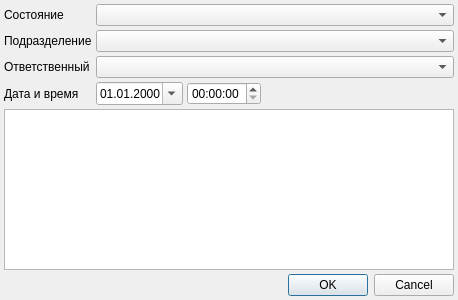
<?xml version="1.0" encoding="UTF-8"?>
<ui version="4.0">
 <class>CloseWorkForGroupDialog</class>
 <widget class="QDialog" name="CloseWorkForGroupDialog">
  <property name="geometry">
   <rect>
    <x>0</x>
    <y>0</y>
    <width>458</width>
    <height>300</height>
   </rect>
  </property>
  <property name="windowTitle">
   <string>Закрыть работу для группы</string>
  </property>
  <layout class="QGridLayout" name="gridLayout">
   <property name="margin">
    <number>4</number>
   </property>
   <property name="spacing">
    <number>4</number>
   </property>
   <item row="4" column="0" colspan="4">
    <widget class="CTableView" name="tblActionType"/>
   </item>
   <item row="5" column="3">
    <widget class="QDialogButtonBox" name="buttonBox">
     <property name="orientation">
      <enum>Qt::Horizontal</enum>
     </property>
     <property name="standardButtons">
      <set>QDialogButtonBox::Cancel|QDialogButtonBox::Ok</set>
     </property>
    </widget>
   </item>
   <item row="3" column="1">
    <widget class="CDateEdit" name="edtExecDate">
     <property name="displayFormat">
      <string>dd.MM.yyyy</string>
     </property>
     <property name="calendarPopup">
      <bool>true</bool>
     </property>
    </widget>
   </item>
   <item row="0" column="1" colspan="3">
    <widget class="CJobTicketStatusComboBox" name="cmbStatus"/>
   </item>
   <item row="0" column="0">
    <widget class="QLabel" name="lblStatus">
     <property name="text">
      <string>Состояние</string>
     </property>
    </widget>
   </item>
   <item row="2" column="0">
    <widget class="QLabel" name="lblPerson">
     <property name="text">
      <string>Ответственный</string>
     </property>
    </widget>
   </item>
   <item row="3" column="0">
    <widget class="QLabel" name="lblExecDateTime">
     <property name="text">
      <string>Дата и время</string>
     </property>
    </widget>
   </item>
   <item row="3" column="2">
    <widget class="QTimeEdit" name="edtExecTime"/>
   </item>
   <item row="2" column="1" colspan="3">
    <widget class="CPersonComboBoxEx" name="cmbPerson"/>
   </item>
   <item row="3" column="3">
    <spacer name="horizontalSpacer">
     <property name="orientation">
      <enum>Qt::Horizontal</enum>
     </property>
     <property name="sizeHint" stdset="0">
      <size>
       <width>40</width>
       <height>20</height>
      </size>
     </property>
    </spacer>
   </item>
   <item row="1" column="0">
    <widget class="QLabel" name="lblOrgStructure">
     <property name="text">
      <string>Подразделение</string>
     </property>
    </widget>
   </item>
   <item row="1" column="1" colspan="3">
    <widget class="COrgStructureComboBox" name="cmbOrgStructure"/>
   </item>
  </layout>
 </widget>
 <customwidgets>
  <customwidget>
   <class>CTableView</class>
   <extends>QTableView</extends>
   <header>library/TableView.h</header>
  </customwidget>
  <customwidget>
   <class>CJobTicketStatusComboBox</class>
   <extends>QComboBox</extends>
   <header>Resources/JobTicketStatus.h</header>
  </customwidget>
  <customwidget>
   <class>CDateEdit</class>
   <extends>QDateEdit</extends>
   <header>library/DateEdit.h</header>
  </customwidget>
  <customwidget>
   <class>CPersonComboBoxEx</class>
   <extends>QComboBox</extends>
   <header>Orgs/PersonComboBoxEx.h</header>
  </customwidget>
  <customwidget>
   <class>COrgStructureComboBox</class>
   <extends>QComboBox</extends>
   <header>Orgs/OrgStructComboBoxes.h</header>
  </customwidget>
 </customwidgets>
 <tabstops>
  <tabstop>cmbStatus</tabstop>
  <tabstop>cmbOrgStructure</tabstop>
  <tabstop>cmbPerson</tabstop>
  <tabstop>edtExecDate</tabstop>
  <tabstop>edtExecTime</tabstop>
  <tabstop>tblActionType</tabstop>
  <tabstop>buttonBox</tabstop>
 </tabstops>
 <resources/>
 <connections>
  <connection>
   <sender>buttonBox</sender>
   <signal>accepted()</signal>
   <receiver>CloseWorkForGroupDialog</receiver>
   <slot>accept()</slot>
   <hints>
    <hint type="sourcelabel">
     <x>248</x>
     <y>254</y>
    </hint>
    <hint type="destinationlabel">
     <x>157</x>
     <y>274</y>
    </hint>
   </hints>
  </connection>
  <connection>
   <sender>buttonBox</sender>
   <signal>rejected()</signal>
   <receiver>CloseWorkForGroupDialog</receiver>
   <slot>reject()</slot>
   <hints>
    <hint type="sourcelabel">
     <x>316</x>
     <y>260</y>
    </hint>
    <hint type="destinationlabel">
     <x>286</x>
     <y>274</y>
    </hint>
   </hints>
  </connection>
 </connections>
</ui>
